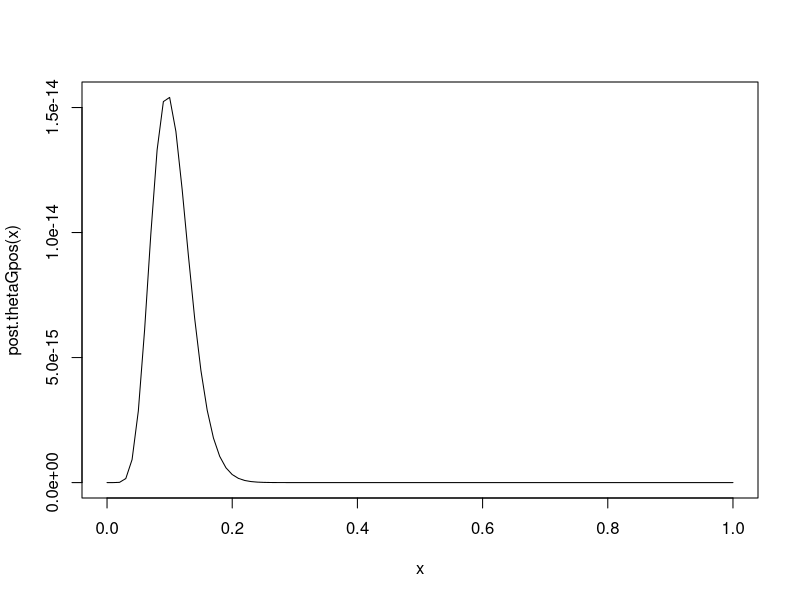
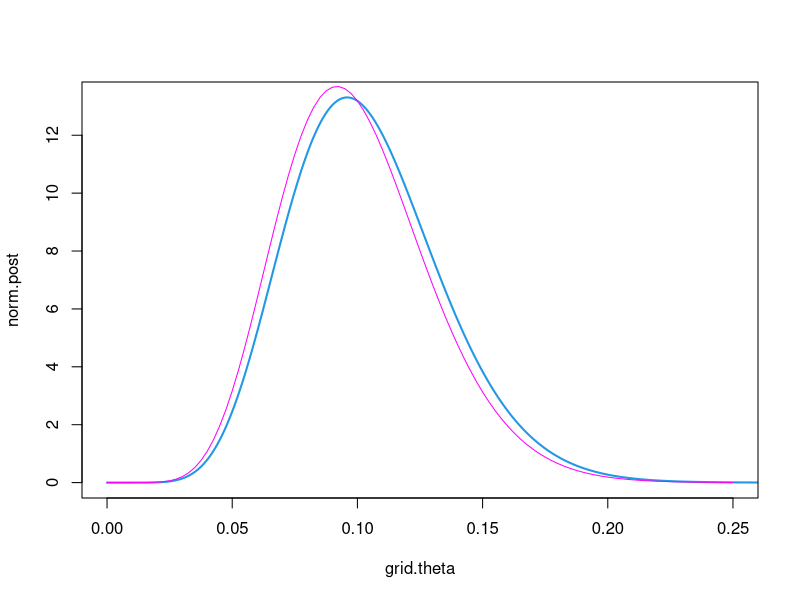
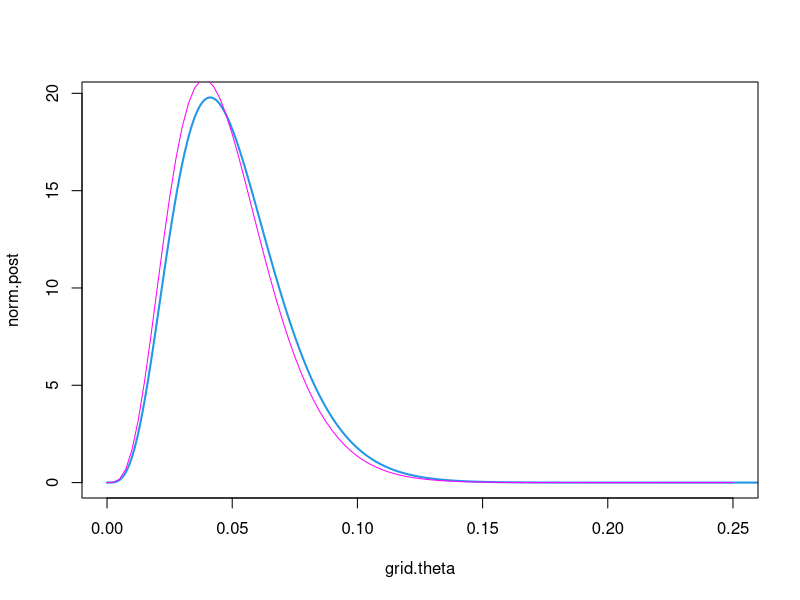
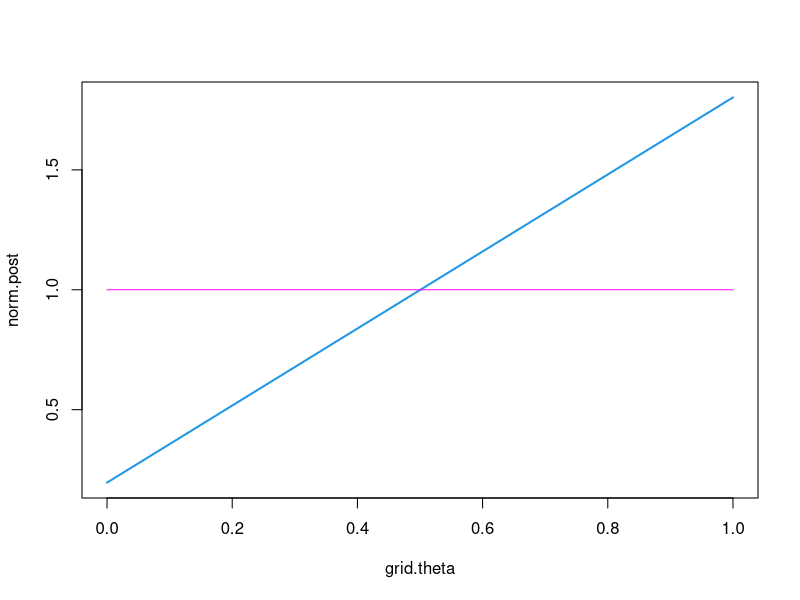
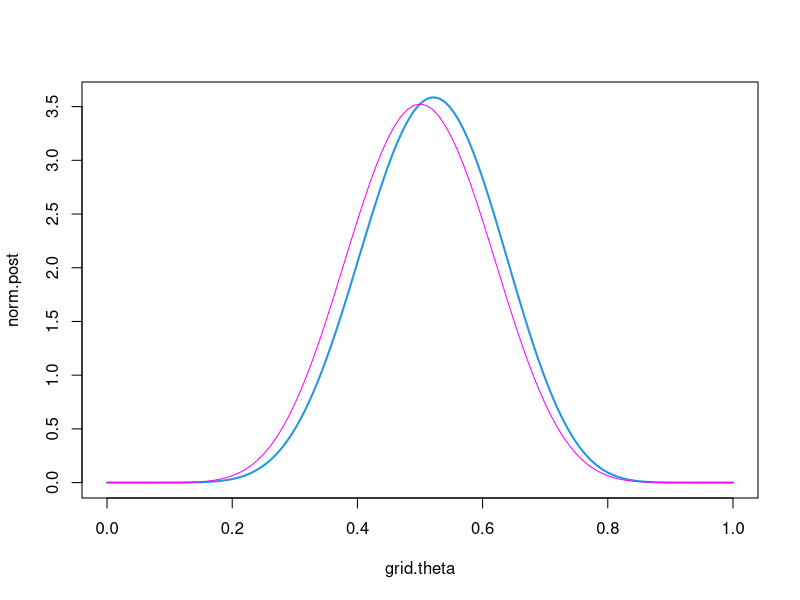
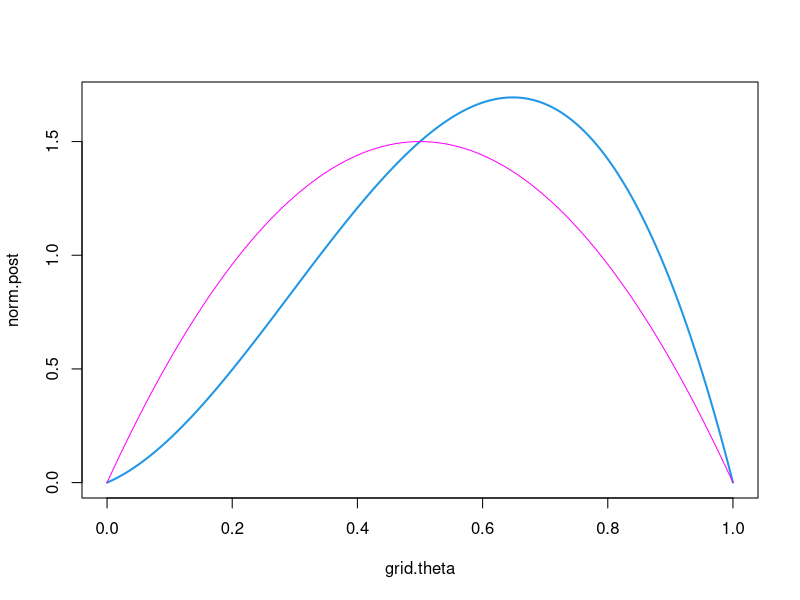
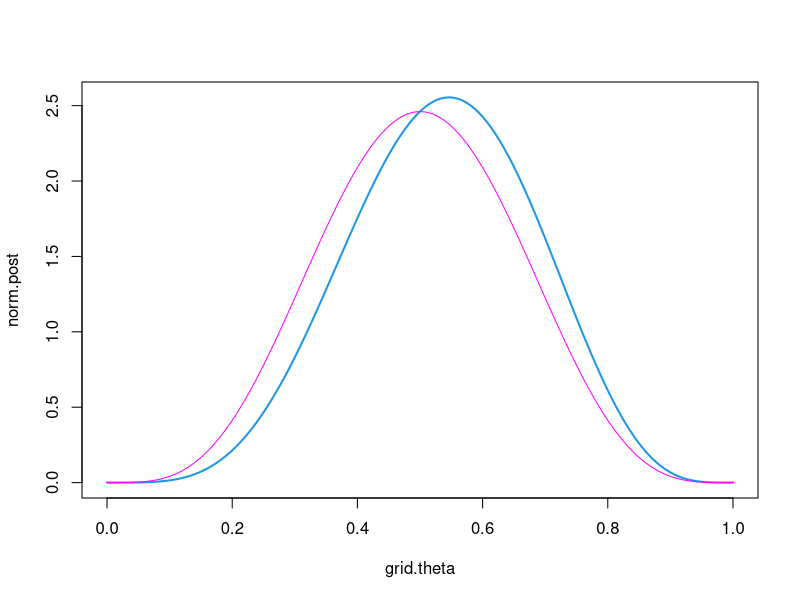
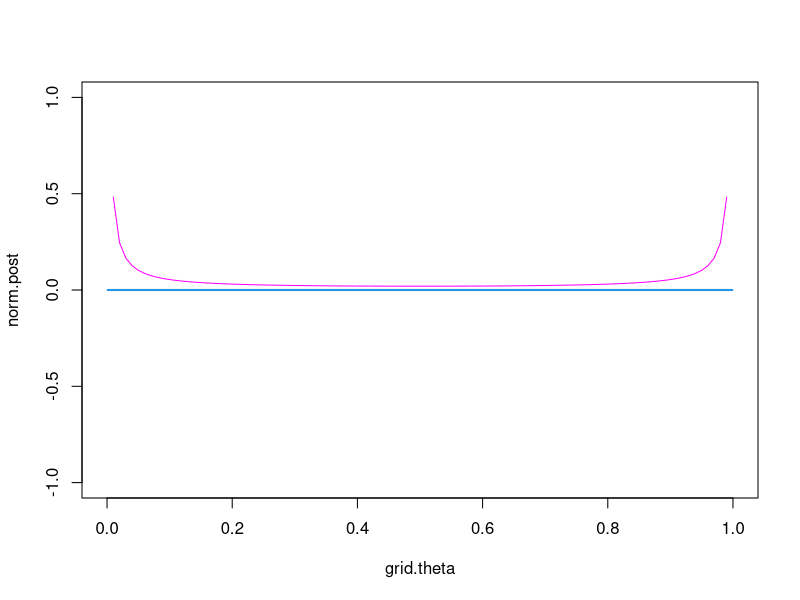

Here is the R script that generated these plots, in order:
post.thetaGpos <- function(x, a=10, b=90) {(.82*x + 0.1)*(x^(a-1))*(1-x)^{(b-1)}}
curve(post.thetaGpos, from=0, to=1, a=10, b=90)

grid.theta <- matrix(seq(0,1,length=1000), ncol=1000, nrow=1)
un.post <- apply(grid.theta, 2, post.thetaGpos, a=2, b=2)
norm.post <- un.post/(sum(un.post*(grid.theta[2]-grid.theta[1])))

play.w.Betaprior <- function(alpha, beta, x.low=0, x.hi=1) {
  grid.theta <- matrix(seq(0,1,length=1000), ncol=1000, nrow=1)
  un.post <- apply(grid.theta, 2, post.thetaGpos, a=alpha, b=beta)
  norm.post <- un.post/(sum(un.post*(grid.theta[2]-grid.theta[1])))
  plot(grid.theta, norm.post, col=4, lwd=2, type="l", xlim=c(x.low,x.hi))
  curve(dbeta(x,alpha,beta), add=TRUE, col="magenta")
}


##Blue is posterior, prior is magenta
play.w.Betaprior(alpha=10, beta=90, x.low=0, x.hi=0.25)
play.w.Betaprior(alpha=5, beta=100, x.low=0, x.hi=0.25)
play.w.Betaprior(alpha=1, beta=1)
play.w.Betaprior(alpha=10, beta=10)
play.w.Betaprior(alpha=2, beta=2)
play.w.Betaprior(alpha=5, beta=5)
play.w.Betaprior(alpha=0.01, beta=0.01)
play.w.Betaprior(alpha=0.1, beta=10)
play.w.Betaprior(alpha=10, beta=0.1)

play.w.Betaprior(alpha=50, beta=5, x.low=0.75, x.hi=1.0)
